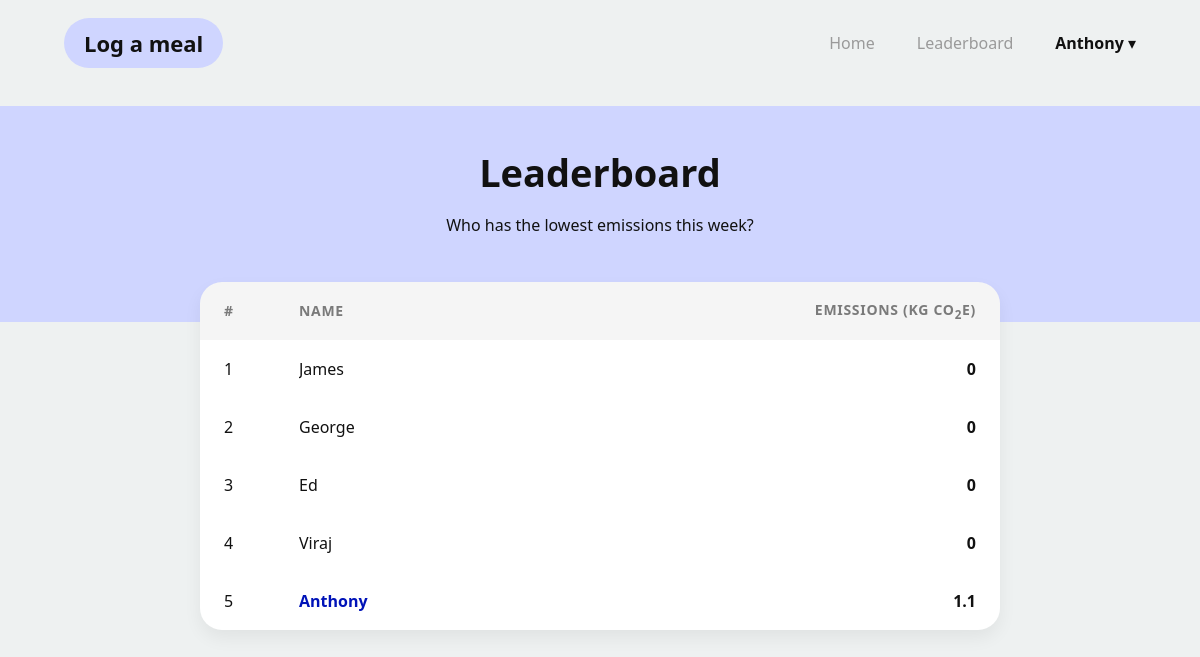
/leaderboard (signed in), run on the app's committed database.
### app/models.py (models this page shows, shortened)
class User(db.Model, UserMixin):
    __tablename__ = 'users'
    id: so.Mapped[int] = so.mapped_column(primary_key=True)
    username: so.Mapped[str] = so.mapped_column(sa.String(63), index=True, unique=True)
    email: so.Mapped[str] = so.mapped_column(sa.String(119), index=True, unique=True)
    password_hash: so.Mapped[Optional[str]] = so.mapped_column(sa.String(255))
    weekly_score: so.Mapped[int] = so.mapped_column(sa.Integer, index=True, default=0)
    meals: so.Mapped[list['Meal']] = so.relationship(back_populates='user')

### app/routes.py (the view)
@app.route("/leaderboard")
@login_required
def leaderboard():
    seven_days_ago = datetime.now().date() - timedelta(days=7)
    all_users = User.query.all()
    leaderboard_list = []
    for user in all_users:
        rolling_total = sum(m.total_emissions for m in user.meals if m.date_added >= seven_days_ago)
        leaderboard_list.append((user.username, rolling_total))
    leaderboard_list.sort(key=lambda x: x[1])
    return render_template('LeaderboardPage.html', usernames=leaderboard_list)

### app/models.py (called while the page is built)
@login.user_loader
def load_user(id):
    return db.session.get(User, int(id))

### app/templates/LeaderboardPage.html (shortened to what this page needs)
{% extends "base.html" %}
{% block styles %}
<link rel="stylesheet" href="{{ url_for('static', filename='css/page_style.css') }}">
{% endblock %}
{% block content %}
<div class="dash">
    <div class="dash-hero">
        <h1 class="dash-title">Leaderboard</h1>
        <p class="dash-subtitle">Who has the lowest emissions this week?</p>
    </div>
    <div class="leaderboard">
        <div class="leaderboard-head">
            <div>#</div>
            <div>Name</div>
            <div>Emissions (kg CO<sub>2</sub>e)</div>
        </div>
        {% for username, score in usernames %}
        <div class="leaderboard-row">
            <div>{{ loop.index }}</div>
            <div class="{% if username == current_user.username %}current-user-highlight{% endif %}">
                {{ username }}
            </div>
            <div>{{ score|round(2) }}</div>
        </div>
        {% endfor %}
    </div>
</div>
{% endblock %}

### app/templates/base.html (shortened to what this page needs)
<!DOCTYPE html>
<html lang="en">
<head>
    <link rel="stylesheet" href="{{ url_for('static', filename='css/style.css') }}">
    {% block styles %}{% endblock %}
</head>
<body>
<header class="nav">
    <div class="nav-inner">
        <div class="nav-brand">
            {% if current_user.is_authenticated %}
            <a href="{{ url_for('log_meal') }}">Log a meal</a>
            {% else %}
            <a href="#" class="nav-link--disabled">Log a meal</a>
            {% endif %}
        </div>
        <nav class="nav-links">
            <a href="{{ url_for('index') }}">Home</a>
            {% if current_user.is_authenticated %}
            <a href="{{ url_for('leaderboard') }}">Leaderboard</a>
            <div class="nav-user-dropdown">
                <button class="dropdown-trigger">
                    <strong>{{ current_user.username }}</strong> ▾
                </button>
            </div>
            {% else %}
            <a href="{{ url_for('login') }}">Login</a>
            <a href="{{ url_for('signup') }}" class="nav-cta">Sign Up</a>
            {% endif %}
        </nav>
    </div>
</header>
{% block content %}
{% endblock %}
</body>
</html>

### app/static/css/style.css (style rules this page uses)
*, *::before, *::after { box-sizing: border-box; }
:root { --bg-main: #ffffff; --bg-page: #eef1f1; --lavender: #cfd5ff; --blue-primary: #0b3dff; --blue-dark: #0013b8; --text-main: #111111; --text-muted: #7a7a7a; --text-nav: #9a9a9a; --card-bg: #ffffff; --shadow-sm: 0 8px 18px rgba(0, 0, 0, 0.06); --container-max: 1120px; --text-danger: #b30000; --bg-danger: #ffdbdb; --text-success: #166534; --bg-success: #dcfce7; }
body { margin: 0; font-family: system-ui, -apple-system, sans-serif; background: var(--bg-main); color: var(--text-main); }
.nav-inner { max-width: var(--container-max); margin: 0 auto; padding: 22px 24px; display: flex; align-items: center; justify-content: space-between; }
.nav-brand a { text-decoration: none; color: var(--text-main); font-weight: 700; font-size: 22px; padding: 10px 20px; border-radius: 999px; background: var(--lavender); transition: filter 0.2s; }
.nav-links { list-style: none; display: flex; align-items: center; gap: 42px; }
.nav-links a { text-decoration: none; color: var(--text-nav); font-weight: 500; }
.nav-user-dropdown { position: relative; display: inline-block; }
.dropdown-trigger { background: none; border: none; color: var(--text-main); font-size: 16px; cursor: pointer; padding: 10px 0; font-family: inherit; }
.nav-user-dropdown::after { content: ""; position: absolute; top: 100%; left: 0; width: 100%; height: 15px; }

### app/static/css/page_style.css (style rules this page uses)
body { background: var(--bg-page); }
.dash-hero { background: var(--lavender); padding: 40px 20px 70px; text-align: center; }
.dash-title { margin: 0; font-size: 38px; font-weight: 800; }
.leaderboard { max-width: 800px; margin: -40px auto 40px; background: var(--card-bg); border-radius: 22px; box-shadow: var(--shadow-sm); overflow: hidden; position: relative; z-index: 10; }
.leaderboard-head, .leaderboard-row { display: grid; grid-template-columns: 60px 1fr 180px; padding: 18px 24px; align-items: center; gap: 15px; }
.leaderboard-head { font-weight: 800; font-size: 14px; background: rgba(0, 0, 0, 0.04); color: var(--text-muted); text-transform: uppercase; letter-spacing: 0.05em; }
.leaderboard-row div { white-space: nowrap; overflow: hidden; text-overflow: ellipsis; }
.current-user-highlight { font-weight: 800; color: var(--blue-dark); }
.leaderboard-row div:last-child, .leaderboard-head div:last-child { text-align: right; font-weight: 700; min-width: 150px; }

### data on the page
User: username "Anthony", score "1.1"
User: username "James", weekly_score "0"
User: username "George", weekly_score "0"
User: username "Ed", weekly_score "0"
User: username "Viraj", weekly_score "0"
